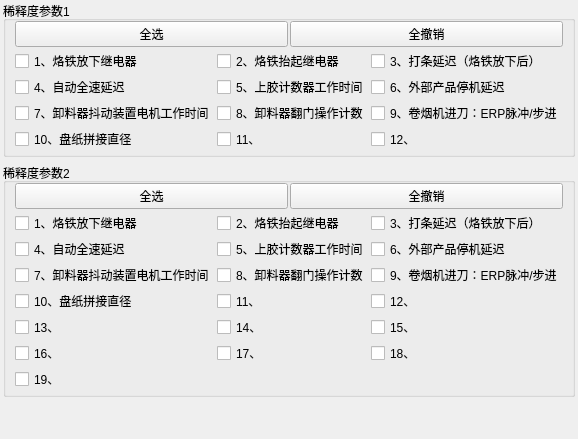
                     <widget class="QWidget" name="csp3">
                      <layout class="QVBoxLayout" name="verticalLayout_37">
                       <property name="leftMargin">
                        <number>3</number>
                       </property>
                       <property name="topMargin">
                        <number>1</number>
                       </property>
                       <property name="rightMargin">
                        <number>3</number>
                       </property>
                       <property name="bottomMargin">
                        <number>2</number>
                       </property>
                       <item>
                        <widget class="QGroupBox" name="groupBox_30">
                         <property name="title">
                          <string>稀释度参数1</string>
                         </property>
                         <layout class="QVBoxLayout" name="verticalLayout_47">
                          <property name="spacing">
                           <number>2</number>
                          </property>
                          <property name="topMargin">
                           <number>0</number>
                          </property>
                          <property name="bottomMargin">
                           <number>3</number>
                          </property>
                          <item>
                           <layout class="QHBoxLayout" name="horizontalLayout_45">
                            <item>
                             <widget class="QPushButton" name="pb_qx5">
                              <property name="text">
                               <string>全选</string>
                              </property>
                              <attribute name="buttonGroup">
                               <string>buttonGroupQX</string>
                              </attribute>
                             </widget>
                            </item>
                            <item>
                             <widget class="QPushButton" name="pb_qc5">
                              <property name="text">
                               <string>全撤销</string>
                              </property>
                              <attribute name="buttonGroup">
                               <string>buttonGroupQCX</string>
                              </attribute>
                             </widget>
                            </item>
                           </layout>
                          </item>
                          <item>
                           <layout class="QGridLayout" name="gridLayout_10">
                            <item row="0" column="0">
                             <widget class="QCheckBox" name="checkBox_111">
                              <property name="text">
                               <string>1、烙铁放下继电器</string>
                              </property>
                             </widget>
                            </item>
                            <item row="1" column="0">
                             <widget class="QCheckBox" name="checkBox_112">
                              <property name="text">
                               <string>4、自动全速延迟</string>
                              </property>
                             </widget>
                            </item>
                            <item row="2" column="0">
                             <widget class="QCheckBox" name="checkBox_113">
                              <property name="text">
                               <string>7、卸料器抖动装置电机工作时间</string>
                              </property>
                             </widget>
                            </item>
                            <item row="3" column="0">
                             <widget class="QCheckBox" name="checkBox_114">
                              <property name="text">
                               <string>10、盘纸拼接直径</string>
                              </property>
                             </widget>
                            </item>
                            <item row="0" column="2">
                             <widget class="QCheckBox" name="checkBox_116">
                              <property name="text">
                               <string>3、打条延迟（烙铁放下后）</string>
                              </property>
                             </widget>
                            </item>
                            <item row="0" column="1">
                             <widget class="QCheckBox" name="checkBox_117">
                              <property name="text">
                               <string>2、烙铁抬起继电器</string>
                              </property>
                             </widget>
                            </item>
                            <item row="1" column="1">
                             <widget class="QCheckBox" name="checkBox_118">
                              <property name="text">
                               <string>5、上胶计数器工作时间</string>
                              </property>
                             </widget>
                            </item>
                            <item row="2" column="1">
                             <widget class="QCheckBox" name="checkBox_119">
                              <property name="text">
                               <string>8、卸料器翻门操作计数</string>
                              </property>
                             </widget>
                            </item>
                            <item row="3" column="1">
                             <widget class="QCheckBox" name="checkBox_120">
                              <property name="text">
                               <string>11、</string>
                              </property>
                             </widget>
                            </item>
                            <item row="3" column="2">
                             <widget class="QCheckBox" name="checkBox_122">
                              <property name="text">
                               <string>12、</string>
                              </property>
                             </widget>
                            </item>
                            <item row="2" column="2">
                             <widget class="QCheckBox" name="checkBox_123">
                              <property name="text">
                               <string>9、卷烟机进刀：ERP脉冲/步进</string>
                              </property>
                             </widget>
                            </item>
                            <item row="1" column="2">
                             <widget class="QCheckBox" name="checkBox_124">
                              <property name="text">
                               <string>6、外部产品停机延迟</string>
                              </property>
                             </widget>
                            </item>
                           </layout>
                          </item>
                         </layout>
                        </widget>
                       </item>
                       <item>
                        <widget class="QGroupBox" name="groupBox_31">
                         <property name="title">
                          <string>稀释度参数2</string>
                         </property>
                         <layout class="QVBoxLayout" name="verticalLayout_48">
                          <property name="spacing">
                           <number>2</number>
                          </property>
                          <property name="topMargin">
                           <number>0</number>
                          </property>
                          <property name="bottomMargin">
                           <number>3</number>
                          </property>
                          <item>
                           <layout class="QHBoxLayout" name="horizontalLayout_46">
                            <item>
                             <widget class="QPushButton" name="pb_qx6">
                              <property name="text">
                               <string>全选</string>
                              </property>
                              <attribute name="buttonGroup">
                               <string>buttonGroupQX</string>
                              </attribute>
                             </widget>
                            </item>
                            <item>
                             <widget class="QPushButton" name="pb_qc6">
                              <property name="text">
                               <string>全撤销</string>
                              </property>
                              <attribute name="buttonGroup">
                               <string>buttonGroupQCX</string>
                              </attribute>
                             </widget>
                            </item>
                           </layout>
                          </item>
                          <item>
                           <layout class="QGridLayout" name="gridLayout_11">
                            <item row="0" column="0">
                             <widget class="QCheckBox" name="checkBox_125">
                              <property name="text">
                               <string>1、烙铁放下继电器</string>
                              </property>
                             </widget>
                            </item>
                            <item row="1" column="0">
                             <widget class="QCheckBox" name="checkBox_126">
                              <property name="text">
                               <string>4、自动全速延迟</string>
                              </property>
                             </widget>
                            </item>
                            <item row="2" column="0">
                             <widget class="QCheckBox" name="checkBox_127">
                              <property name="text">
                               <string>7、卸料器抖动装置电机工作时间</string>
                              </property>
                             </widget>
                            </item>
                            <item row="3" column="0">
                             <widget class="QCheckBox" name="checkBox_128">
                              <property name="text">
                               <string>10、盘纸拼接直径</string>
                              </property>
                             </widget>
                            </item>
                            <item row="4" column="0">
                             <widget class="QCheckBox" name="checkBox_129">
                              <property name="text">
                               <string>13、</string>
                              </property>
                             </widget>
                            </item>
                            <item row="5" column="0">
                             <widget class="QCheckBox" name="checkBox_130">
                              <property name="text">
                               <string>16、</string>
                              </property>
                             </widget>
                            </item>
                            <item row="0" column="2">
                             <widget class="QCheckBox" name="checkBox_131">
                              <property name="text">
                               <string>3、打条延迟（烙铁放下后）</string>
                              </property>
                             </widget>
                            </item>
                            <item row="0" column="1">
                             <widget class="QCheckBox" name="checkBox_132">
                              <property name="text">
                               <string>2、烙铁抬起继电器</string>
                              </property>
                             </widget>
                            </item>
                            <item row="1" column="1">
                             <widget class="QCheckBox" name="checkBox_133">
                              <property name="text">
                               <string>5、上胶计数器工作时间</string>
                              </property>
                             </widget>
                            </item>
                            <item row="2" column="1">
                             <widget class="QCheckBox" name="checkBox_134">
                              <property name="text">
                               <string>8、卸料器翻门操作计数</string>
                              </property>
                             </widget>
                            </item>
                            <item row="3" column="1">
                             <widget class="QCheckBox" name="checkBox_135">
                              <property name="text">
                               <string>11、</string>
                              </property>
                             </widget>
                            </item>
                            <item row="4" column="1">
                             <widget class="QCheckBox" name="checkBox_136">
                              <property name="text">
                               <string>14、</string>
                              </property>
                             </widget>
                            </item>
                            <item row="5" column="1">
                             <widget class="QCheckBox" name="checkBox_137">
                              <property name="text">
                               <string>17、</string>
                              </property>
                             </widget>
                            </item>
                            <item row="3" column="2">
                             <widget class="QCheckBox" name="checkBox_138">
                              <property name="text">
                               <string>12、</string>
                              </property>
                             </widget>
                            </item>
                            <item row="4" column="2">
                             <widget class="QCheckBox" name="checkBox_139">
                              <property name="text">
                               <string>15、</string>
                              </property>
                             </widget>
                            </item>
                            <item row="5" column="2">
                             <widget class="QCheckBox" name="checkBox_140">
                              <property name="text">
                               <string>18、</string>
                              </property>
                             </widget>
                            </item>
                            <item row="2" column="2">
                             <widget class="QCheckBox" name="checkBox_141">
                              <property name="text">
                               <string>9、卷烟机进刀：ERP脉冲/步进</string>
                              </property>
                             </widget>
                            </item>
                            <item row="1" column="2">
                             <widget class="QCheckBox" name="checkBox_142">
                              <property name="text">
                               <string>6、外部产品停机延迟</string>
                              </property>
                             </widget>
                            </item>
                            <item row="6" column="0">
                             <widget class="QCheckBox" name="checkBox_143">
                              <property name="text">
                               <string>19、</string>
                              </property>
                             </widget>
                            </item>
                           </layout>
                          </item>
                         </layout>
                        </widget>
                       </item>
                       <item>
                        <spacer name="verticalSpacer_7">
                         <property name="orientation">
                          <enum>Qt::Vertical</enum>
                         </property>
                         <property name="sizeHint" stdset="0">
                          <size>
                           <width>20</width>
                           <height>40</height>
                          </size>
                         </property>
                        </spacer>
                       </item>
                      </layout>
                     </widget>
